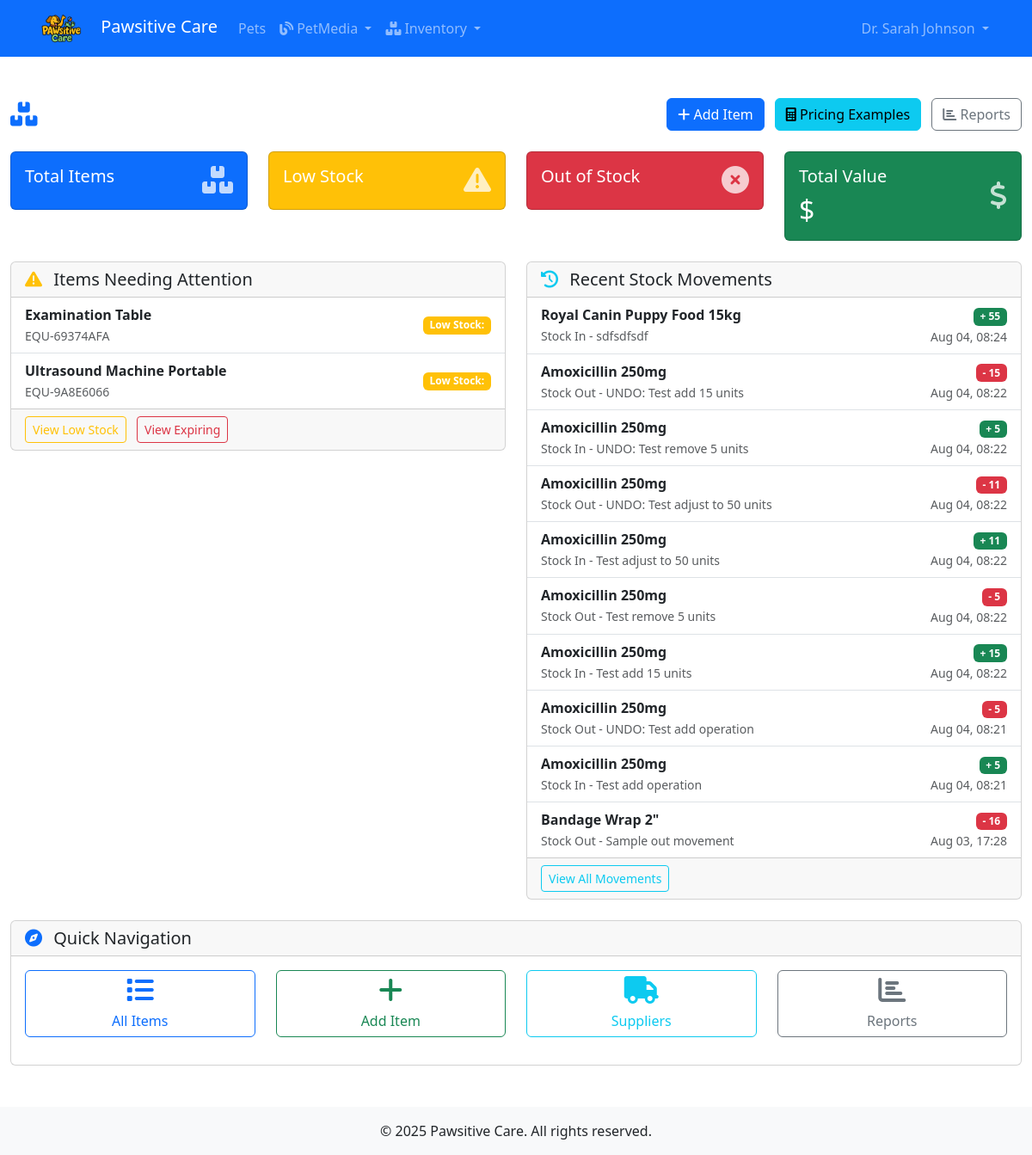
Page /inventory/ (signed in) on the earlier database version.
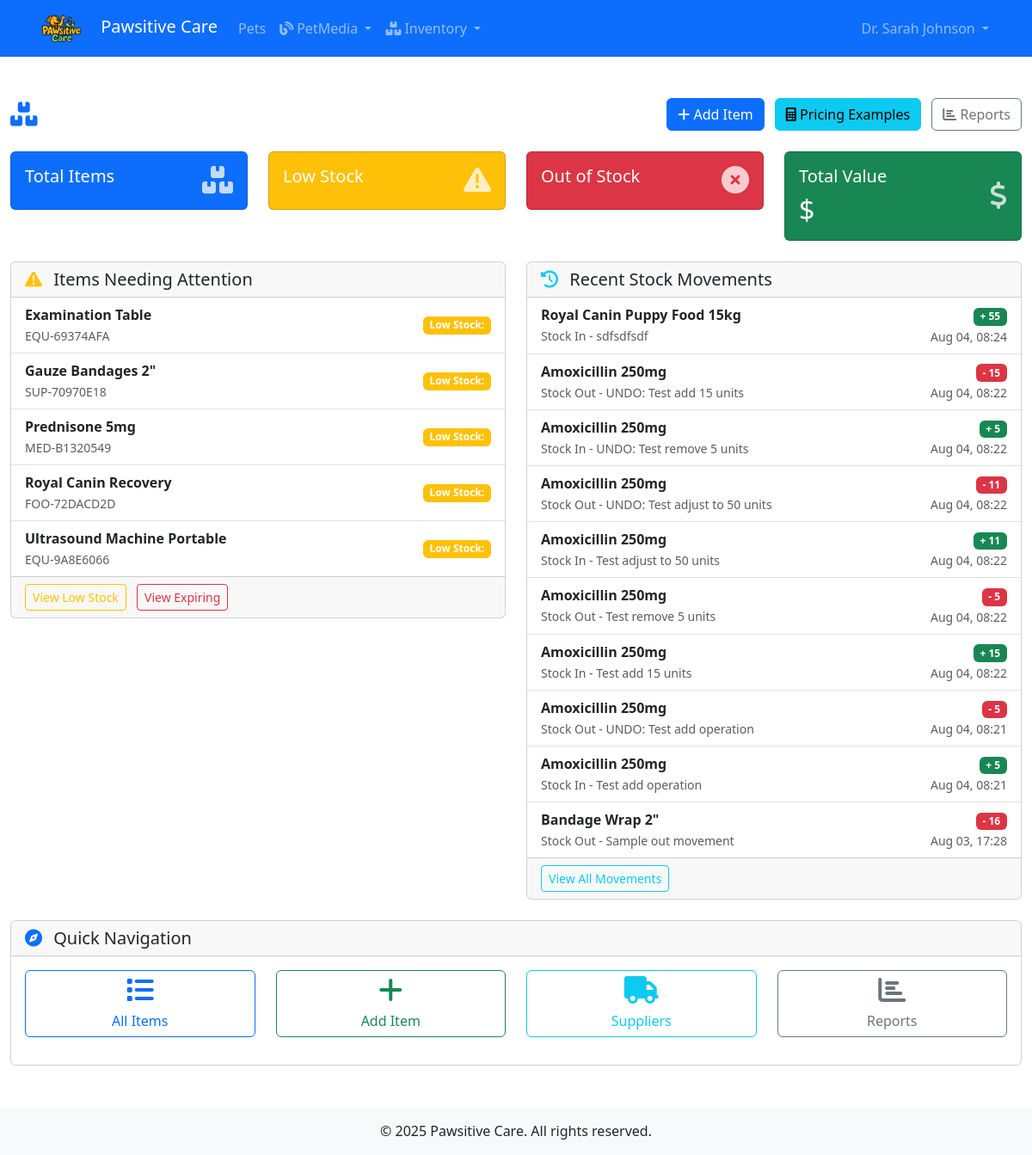
Same page on the later database version.
### inventory/models.py (models this page shows, shortened)
class InventoryItem(models.Model):
    CATEGORY_CHOICES = [
        ('MEDICINE', 'Medicine'),
        ('SUPPLY', 'Medical Supply'),
        ('EQUIPMENT', 'Equipment'),
        ('FOOD', 'Pet Food'),
        ('OTHER', 'Other'),
    ]
    UNIT_CHOICES = [
        ('PIECES', 'Pieces'),
        ('BOXES', 'Boxes'),
        ('BOTTLES', 'Bottles'),
        ('KILOGRAMS', 'Kilograms'),
        ('LITERS', 'Liters'),
        ('PACKS', 'Packs'),
    ]
    name = models.CharField(max_length=200)
    description = models.TextField(blank=True)
    sku = models.CharField(max_length=50, unique=True, help_text="Stock Keeping Unit")
    category = models.CharField(max_length=20, choices=CATEGORY_CHOICES)
    unit_price = models.DecimalField(max_digits=10, decimal_places=2)
    quantity_in_stock = models.PositiveIntegerField(default=0)
    unit = models.CharField(max_length=20, choices=UNIT_CHOICES, default='PIECES')
    minimum_stock_level = models.PositiveIntegerField(default=10)
    reorder_point = models.PositiveIntegerField(default=20)
    supplier = models.ForeignKey('Supplier', on_delete=models.SET_NULL, null=True, blank=True)
    expiry_date = models.DateField(null=True, blank=True)
    last_restocked = models.DateTimeField(null=True, blank=True)
    created_at = models.DateTimeField(auto_now_add=True)
    updated_at = models.DateTimeField(auto_now=True)
    is_active = models.BooleanField(default=True)
    objects = InventoryManager()
    class Meta:
        ordering = ['name']
        indexes = [
            models.Index(fields=['sku']),
            models.Index(fields=['category']),
            models.Index(fields=['quantity_in_stock']),
        ]

class StockMovement(models.Model):
    MOVEMENT_TYPES = [
        ('IN', 'Stock In'),
        ('OUT', 'Stock Out'),
        ('ADJUSTMENT', 'Adjustment'),
        ('EXPIRED', 'Expired'),
        ('DAMAGED', 'Damaged'),
    ]
    item = models.ForeignKey(InventoryItem, on_delete=models.CASCADE, related_name='movements')
    movement_type = models.CharField(max_length=20, choices=MOVEMENT_TYPES)
    quantity = models.PositiveIntegerField()
    reason = models.CharField(max_length=200)
    old_quantity = models.PositiveIntegerField()
    new_quantity = models.PositiveIntegerField()
    created_by = models.ForeignKey(settings.AUTH_USER_MODEL, on_delete=models.SET_NULL, null=True)
    created_at = models.DateTimeField(auto_now_add=True)
    notes = models.TextField(blank=True)
    class Meta:
        ordering = ['-created_at']

### inventory/views.py (the view)
# urls.py: path('', views.inventory_dashboard, name='dashboard'),
@login_required
def inventory_dashboard(request):
    repo = get_inventory_repo()
    total_items = repo.count_items()
    low_stock_items = repo.get_low_stock_items()
    expired_items = repo.get_expired_items()
    expiring_soon = repo.get_expiring_items(days=30)
    recent_movements = StockMovement.objects.select_related('item', 'created_by').order_by('-created_at')[:10]
    total_value = InventoryItem.objects.aggregate(
        total=Sum(F('unit_price') * F('quantity_in_stock'))
    )['total'] or 0
    context = {
        'total_items': total_items,
        'low_stock_count': low_stock_items.count(),
        'expired_count': expired_items.count(),
        'expiring_soon_count': expiring_soon.count(),
        'total_value': total_value,
        'recent_movements': recent_movements,
        'low_stock_items': low_stock_items[:5],  # Show first 5
        'expired_items': expired_items[:5],
        'expiring_soon_items': expiring_soon[:5],
    }
    return render(request, 'inventory/dashboard.html', context)

### accounts/models.py (called while the page is built)
    def is_vet(self):
        return self.role == 'vet'

    def is_staff_member(self):
        return self.role == 'staff'

### inventory/models.py (called while the page is built)
    def get_queryset(self):
        return InventoryQuerySet(self.model, using=self._db)

### inventory/patterns/repository.py (called while the page is built)
def get_inventory_repo():
    return InventoryRepository()

    def count_items(self) -> int:
        return self.model_class.objects.filter(is_active=True).count()

    def get_low_stock_items(self, threshold: Optional[int] = None) -> models.QuerySet:
        if threshold is None:
            return self.model_class.objects.filter(
                quantity_in_stock__lte=F('minimum_stock_level')
            )
        else:
            return self.model_class.objects.filter(
                quantity_in_stock__lte=threshold
            )

    def get_expiring_items(self, days: int = 30) -> models.QuerySet:
        expiry_date = datetime.now().date() + timedelta(days=days)
        return self.model_class.objects.filter(
            expiry_date__lte=expiry_date,
            expiry_date__gte=datetime.now().date()
        )

    def get_expired_items(self) -> models.QuerySet:
        return self.model_class.objects.filter(
            expiry_date__lt=datetime.now().date()
        )

### inventory/templates/inventory/dashboard.html (shortened to what the changed rows need)
{% extends 'base.html' %}
{% load static %}
{% block content %}
<div class="container-fluid py-4">
  <div class="row mb-4">
    <div class="col-12">
      <div class="d-flex justify-content-between align-items-center">
        <h1 class="h3 mb-0">
          <i class="fas fa-boxes text-primary me-2"></i>
        </h1>
      </div>
    </div>
  </div>
  <div class="row mb-4">
    <div class="col-md-3">
      <div class="card bg-success text-white">
        <div class="card-body">
          <div class="d-flex justify-content-between">
            <div>
              <h2 class="mb-0">$
              </h2>
            </div>
          </div>
        </div>
      </div>
    </div>
  </div>
  <div class="row mb-4">
    <div class="col-md-6">
      <div class="card">
        <div class="card-body p-0">
          {% if low_stock_items or expiring_items %}
          <div class="list-group list-group-flush">
            {% for item in low_stock_items %}
            <div class="list-group-item d-flex justify-content-between align-items-center">
              <div>
                <strong>
                  {{ item.name }}</strong>
                <br>
                <small class="text-muted">
                  {{ item.sku }}</small>
              </div>
              <span class="badge bg-warning">
                Low Stock:
              </span>
            </div>
            {% endfor %}
          </div>
          {% else %}
          <div class="p-3 text-center text-muted">
            <i class="fas fa-check-circle fa-2x mb-2"></i>
            <p class="mb-0">All items are in good condition!</p>
          </div>
          {% endif %}
        </div>
      </div>
    </div>
    <div class="col-md-6">
      <div class="card">
        <div class="card-body p-0">
          {% if recent_movements %}
          <div class="list-group list-group-flush">
            {% for movement in recent_movements %}
            <div class="list-group-item">
              <div class="d-flex justify-content-between align-items-start">
                <div>
                  <strong>
                    {{ movement.item.name }}</strong>
                  <br>
                  <small class="text-muted">
                    {{ movement.get_movement_type_display }} -
                    {{ movement.reason }}
                  </small>
                </div>
                <div class="text-end">
                  <span class="badge {% if movement.movement_type == 'IN' %}bg-success{% else %}bg-danger{% endif %}">
                    {% if movement.movement_type == 'IN' %}+{% else %}-{% endif %}
                    {{ movement.quantity }}
                  </span>
                  <br>
                  <small class="text-muted">
                    {{ movement.created_at|date:"M d, H:i" }}</small>
                </div>
              </div>
            </div>
            {% endfor %}
          </div>
          {% else %}
          <div class="p-3 text-center text-muted">
            <i class="fas fa-box-open fa-2x mb-2"></i>
            <p class="mb-0">No recent stock movements</p>
          </div>
          {% endif %}
        </div>
      </div>
    </div>
  </div>
</div>
{% endblock %}

Differences in the rows shown:
added InventoryItem: name "Gauze Bandages 2\"", sku "SUP-70970E18"
added InventoryItem: name "Prednisone 5mg", sku "MED-B1320549"
added InventoryItem: name "Royal Canin Recovery", sku "FOO-72DACD2D"
